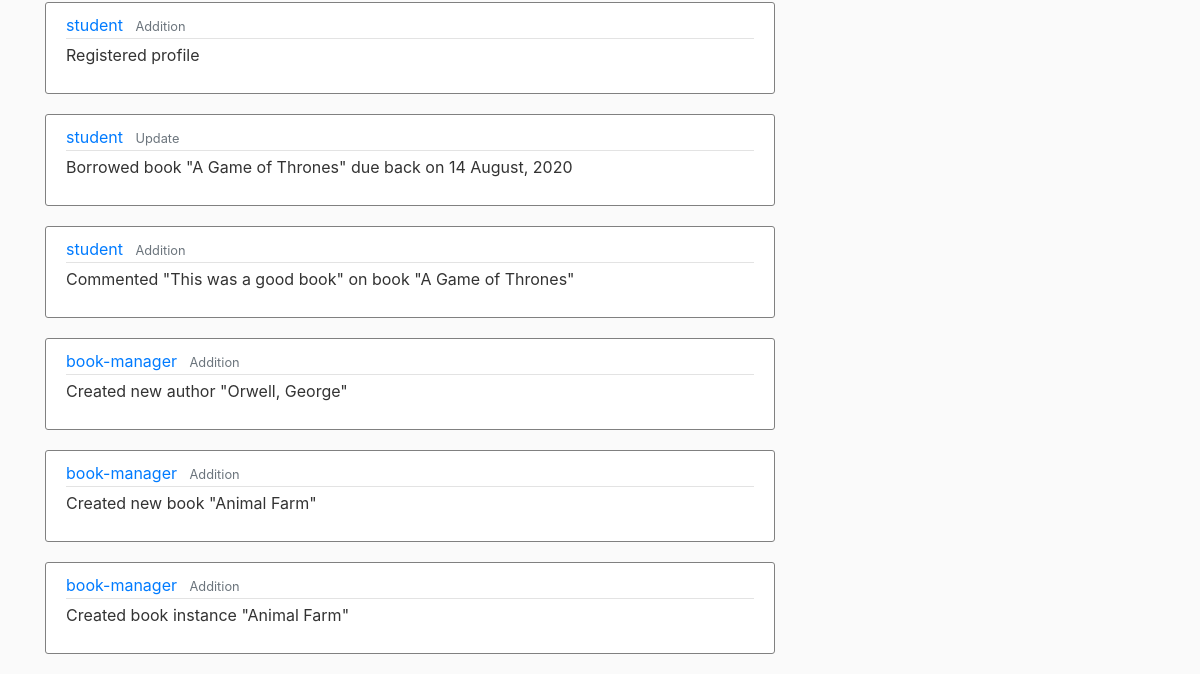
/logentry/ (signed in, lower part), run on an earlier commit of the app's database.
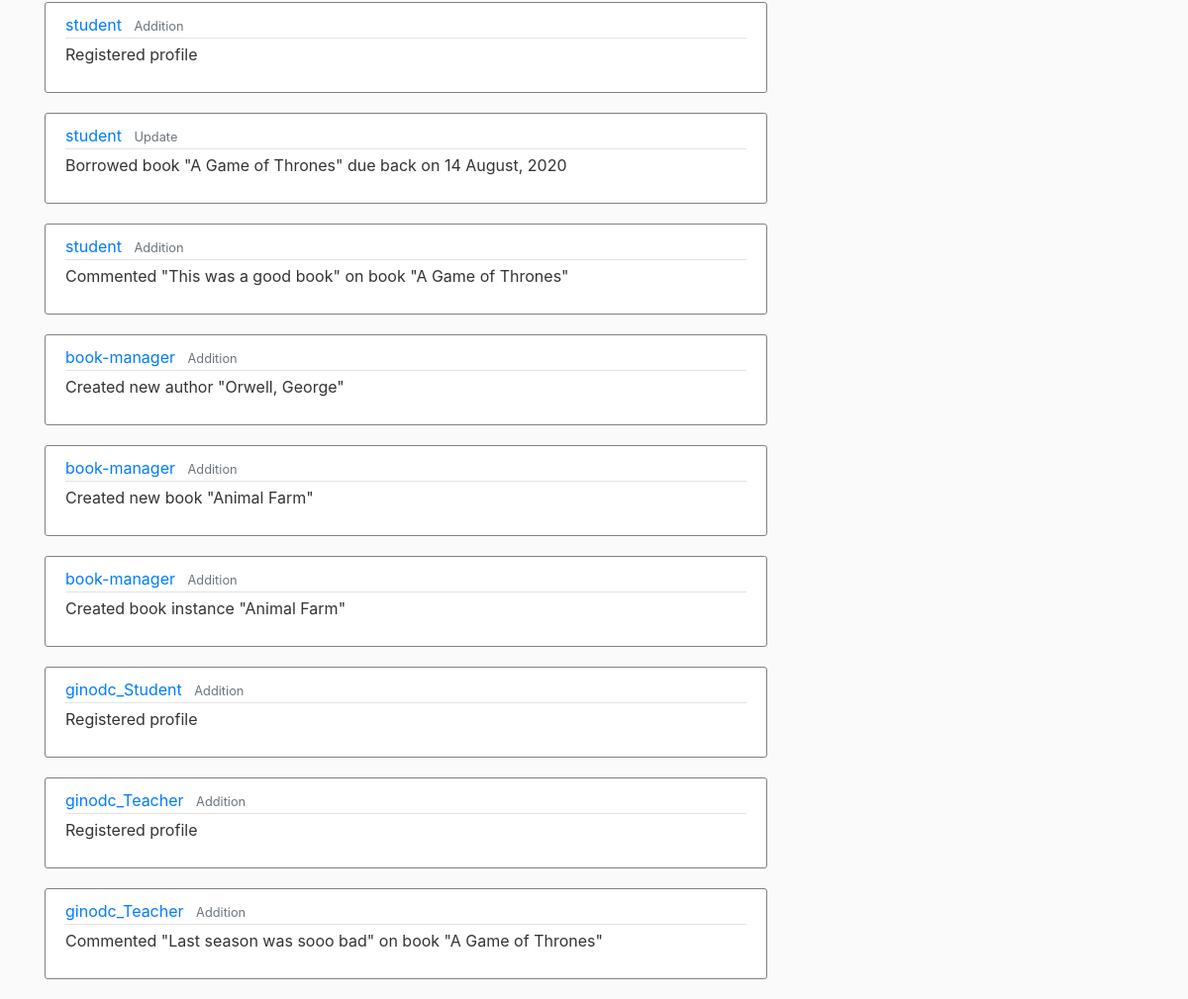
And on a later commit of the database.
### users/models.py (models this page shows, shortened)
class Activity(models.Model):
    action_time = models.DateTimeField(auto_now=True)
    user = models.ForeignKey(Profile, on_delete=models.SET_NULL, null=True)
    action = models.CharField(max_length=256)
    content = models.CharField(max_length=256)

class Profile(models.Model):
	user = models.OneToOneField(User, on_delete=models.CASCADE)
	image = models.ImageField(default ='default.jpg',upload_to='profile_pics')
	IDnum = models.CharField(max_length=8, blank=True)
	Role = models.ForeignKey('Role' , on_delete=models.SET_NULL, null=True)
	SecurityQuestion = models.CharField(max_length=50, blank=True)
	SecurityAnswer = models.CharField(max_length=30, blank=True)

### library/views.py (the view)
# urls.py: path('logentry/',LogEntryListView.as_view(), name= 'log-entry'),
class LogEntryListView(LoginRequiredMixin, UserPassesTestMixin, ListView):
	model = Activity
	template_name = 'library/logentry.html'
	context_object_name = 'activities'
	def test_func(self):
		if str(self.request.user.profile.Role) == "Administrator":
			return True
		return False

### users/models.py (called while the page is built)
	def __str__(self):
		return self.name

### library/templates/library/logentry.html
{% extends "library/base.html" %}
{% block content%}
	{% for activity in activities %}
		<article class="media content-section">
		  <div class="media-body">
		    <div class="article-metadata">
		      <a class="mr-2" href="#">{{ activity.user.user }}</a>
		      <small class="text-muted">{{ activity.action }}</small>
		    </div>
			  <p>{{ activity.content }}</p>
		  </div>
		</article>
	{% endfor %}
{% endblock content %}

What changed in the data, as far as the page shows it:
added Activity: user.user "ginodc_Student", action "Addition", content "Registered profile"
added Activity: user.user "ginodc_Teacher", action "Addition", content "Registered profile"
added Activity: user.user "ginodc_Teacher", action "Addition", content "Commented \"Last season was sooo bad\" on book \"A Game of Thrones\""
